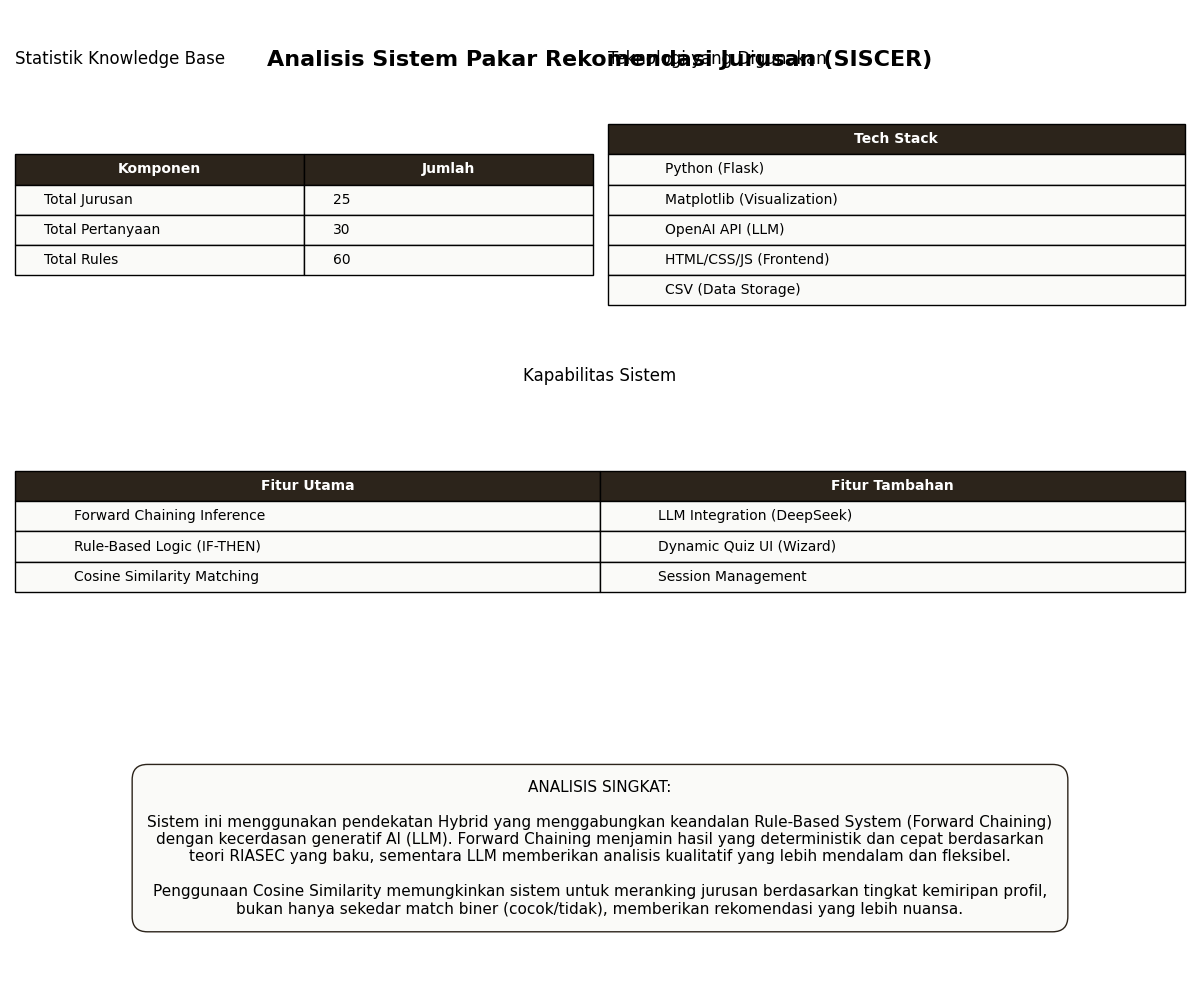

This chart was generated by the following Python code:
import matplotlib.pyplot as plt
import pandas as pd
from app import KnowledgeBase

def analyze_system_metrics():
    """
    Analyzes the system's components and generates a summary table.
    """
    kb = KnowledgeBase()
    
    # 1. Knowledge Base Stats
    total_majors = len(kb.majors)
    total_questions = len(kb.questions)
    total_rules = len(kb.rules)
    
    # 2. System Capabilities
    capabilities = [
        "Forward Chaining Inference",
        "Rule-Based Logic (IF-THEN)",
        "Cosine Similarity Matching",
        "LLM Integration (DeepSeek)",
        "Dynamic Quiz UI (Wizard)",
        "Session Management"
    ]
    
    # 3. Technical Stack
    tech_stack = [
        "Python (Flask)",
        "Matplotlib (Visualization)",
        "OpenAI API (LLM)",
        "HTML/CSS/JS (Frontend)",
        "CSV (Data Storage)"
    ]
    
    return {
        'stats': {
            'Total Jurusan': total_majors,
            'Total Pertanyaan': total_questions,
            'Total Rules': total_rules
        },
        'capabilities': capabilities,
        'tech_stack': tech_stack
    }

def create_system_analysis_table(metrics):
    fig = plt.figure(figsize=(12, 10))
    
    # Title
    plt.suptitle("Analisis Sistem Pakar Rekomendasi Jurusan (SISCER)", fontsize=16, fontweight='bold', y=0.95)
    
    # 1. System Statistics Table (Top Left)
    ax1 = plt.subplot2grid((3, 2), (0, 0))
    ax1.axis('off')
    ax1.set_title("Statistik Knowledge Base", fontsize=12, pad=10, loc='left')
    
    stats_data = [[k, v] for k, v in metrics['stats'].items()]
    table1 = ax1.table(cellText=stats_data, colLabels=['Komponen', 'Jumlah'], loc='center', cellLoc='left')
    table1.scale(1, 1.5)
    table1.auto_set_font_size(False)
    table1.set_fontsize(10)
    
    # 2. Technical Stack Table (Top Right)
    ax2 = plt.subplot2grid((3, 2), (0, 1))
    ax2.axis('off')
    ax2.set_title("Teknologi yang Digunakan", fontsize=12, pad=10, loc='left')
    
    tech_data = [[t] for t in metrics['tech_stack']]
    table2 = ax2.table(cellText=tech_data, colLabels=['Tech Stack'], loc='center', cellLoc='left')
    table2.scale(1, 1.5)
    
    # 3. System Capabilities (Middle)
    ax3 = plt.subplot2grid((3, 2), (1, 0), colspan=2)
    ax3.axis('off')
    ax3.set_title("Kapabilitas Sistem", fontsize=12, pad=10, loc='center')
    
    cap_data = [[c] for c in metrics['capabilities']]
    # Split into 2 columns for better layout
    mid = len(cap_data) // 2
    col1 = cap_data[:mid]
    col2 = cap_data[mid:]
    
    # Pad if uneven
    if len(col1) > len(col2):
        col2.append([''])
        
    combined_cap_data = [[c1[0], c2[0]] for c1, c2 in zip(col1, col2)]
    
    table3 = ax3.table(cellText=combined_cap_data, colLabels=['Fitur Utama', 'Fitur Tambahan'], loc='center', cellLoc='left')
    table3.scale(1, 1.5)
    
    # 4. Brief Analysis Text (Bottom)
    ax4 = plt.subplot2grid((3, 2), (2, 0), colspan=2)
    ax4.axis('off')
    
    analysis_text = (
        "ANALISIS SINGKAT:\n\n"
        "Sistem ini menggunakan pendekatan Hybrid yang menggabungkan keandalan Rule-Based System (Forward Chaining)\n"
        "dengan kecerdasan generatif AI (LLM). Forward Chaining menjamin hasil yang deterministik dan cepat berdasarkan\n"
        "teori RIASEC yang baku, sementara LLM memberikan analisis kualitatif yang lebih mendalam dan fleksibel.\n\n"
        "Penggunaan Cosine Similarity memungkinkan sistem untuk meranking jurusan berdasarkan tingkat kemiripan profil,\n"
        "bukan hanya sekedar match biner (cocok/tidak), memberikan rekomendasi yang lebih nuansa."
    )
    
    ax4.text(0.5, 0.5, analysis_text, ha='center', va='center', fontsize=11, wrap=True, 
             bbox=dict(boxstyle="round,pad=1", fc="#FAFAF8", ec="#2C241B"))

    # Styling
    for table in [table1, table2, table3]:
        for (row, col), cell in table.get_celld().items():
            if row == 0:
                cell.set_text_props(weight='bold', color='white')
                cell.set_facecolor('#2C241B')
            else:
                cell.set_facecolor('#FAFAF8')

    plt.tight_layout()
    plt.savefig('analisis_sistem.png')
    print("\nAnalisis sistem telah disimpan sebagai 'analisis_sistem.png'")
    # plt.show()

if __name__ == "__main__":
    metrics = analyze_system_metrics()
    create_system_analysis_table(metrics)
